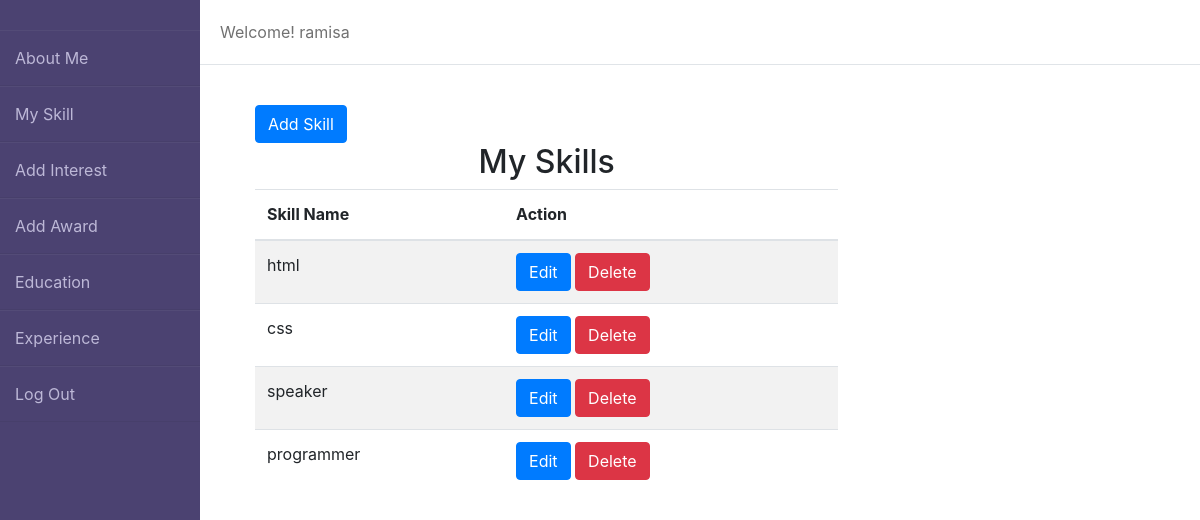
/portfolio/custom/skills (signed in), run on the app's committed database.
### portfolioapp/models.py (models this page shows, shortened)
class Skill(models.Model):
    user = models.ForeignKey(User, on_delete=models.CASCADE)
    name = models.CharField(max_length = 250)

### portfolioapp/views.py (the view)
# urls.py: path('custom/skills', admin_skills, name='admin_skill'),
def admin_skills(request):
    try:
        skills = Skill.objects.filter(user__username = request.user)
        if skills:
            context = {'skills':skills}
            return render(request, 'admin_skills.html', context)
        else:
            message = "No Skill Is Available To Show"
            context = {'message':message}
            return render(request, 'admin_skills.html', context)
    except:
        pass

### templates/admin_skills.html
{% extends 'custom_admin.html' %}
{% block content %}
<div class="container">
    <div class="row">
        <div class="col-md-8">
            <a href="{% url 'add_skill' %}"><button class="btn btn-primary">Add Skill</button></a>
    <h2 style="text-align: center;">My Skills</h2>
    {% if message %}
        <h2 style="text-align: center; font-size:14px">{{ message }}</h2>
    {% else %}
    <table class="table table-striped">
        <thead>
          <tr>
            <th>Skill Name</th>
            <th>Action</th>
          </tr>
        </thead>
        <tbody>
            {% for skill in skills %}
              <tr>
              <td>{{ skill.name }}</td>
              <td><button class="btn btn-primary">Edit</button>
                <button class="btn btn-danger">Delete</button>
                </td>
              </tr>
          {% endfor %}
        </tbody>
      </table>
    {% endif %}
  </div>
        </div>
    </div>
{% endblock %}

### templates/custom_admin.html (shortened to what this page needs)
{% load static %}
<!DOCTYPE html>
<html>
    <head>
        <link rel="stylesheet" href="{% static 'css/style.css' %}">
       <link rel="stylesheet" href="https://maxcdn.bootstrapcdn.com/bootstrap/4.0.0/css/bootstrap.min.css">
    </head>
    <body>
        <div class="wrapper">
            <div class="sidebar">
            <ul>
                <li><a href="#">About Me</a></li>
                <li><a href="{% url 'admin_skill' %}">My Skill</a></li>
                <li><a href="#">Add Interest</a></li>
                <li><a href="#">Add Award</a></li>
                <li><a href="#">Education</a></li>
                <li><a href="#">Experience</a></li>
                <li><a href="{% url 'logout' %}"><link rel="stylesheet">Log Out</a></li>
            </ul>
            </div>
            <div class="main_content">
                <div class="header">
                    {% if user.is_authenticated %}
                        <span>Welcome! {{ user.username }}</span>
                    {% endif %}
                </div>
                <div class="info">
                    <div>
                        {% block content %}
                        {% endblock %}
                    </div>
                </div>
            </div>
        </div>
    </body>
</html>

### static/css/style.css (style rules this page uses)
* { margin: 0; padding: 0; text-decoration: none; list-style: none; }
body { background:#f3f5f9; }
.wrapper { display: flex; position: relative; }
.wrapper .sidebar { position: fixed; width: 200px; height: 100%; background: #4b4271; padding: 30px 0; }
.wrapper .sidebar ul li { padding: 15px; border-bottom: 1px solid rgba(0,0,0,0.05); border-top: 1px solid rgba(225,225,225,0.05); }
.wrapper .sidebar ul li a { color: #bdb8d7; display: block; }
.wrapper .main_content { width: 100%; margin-left: 200px; }
.wrapper .main_content .header { padding: 20px; color: #717171; background: #fff; border-bottom: 1px solid #e0e4e8; }
.wrapper .main_content .info { margin: 40px; line-height: 25px; text-align: justify; text-justify: inter-word; }

### data on the page
Skill: name "html"
Skill: name "css"
Skill: name "speaker"
Skill: name "programmer"

### other printed values
{{ user.username }} "ramisa"
